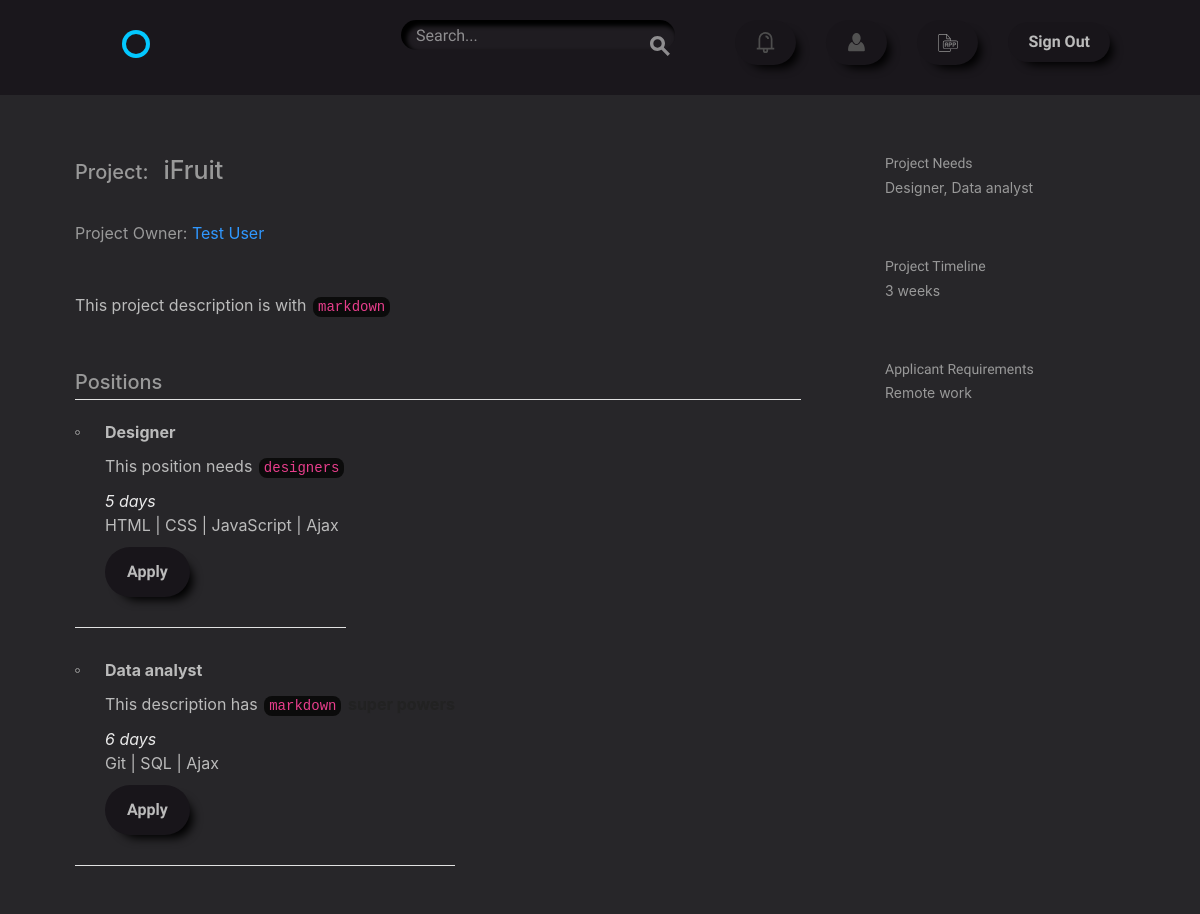
The app's page /project/7/ (signed in) with its own data.
### projects/models.py (models this page shows, shortened)
class Project(models.Model):
    user = models.ForeignKey(settings.AUTH_USER_MODEL,
                             related_name='projects',
                             on_delete=models.CASCADE)
    title = models.CharField(max_length=50)
    description = models.TextField(default='')
    time_estimate = models.CharField(max_length=100)
    requirements = models.CharField(max_length=255)

class Position(models.Model):
    name = models.CharField(max_length=50)
    description = models.TextField(default='')
    project = models.ForeignKey(Project,
                                related_name='positions',
                                on_delete=models.CASCADE)
    time = models.CharField(max_length=30)
    skill = models.ManyToManyField('accounts.Skill',
                                   default='',
                                   related_name='skills')
    def __str__(self):
        return '{}'.format(self.name)

### accounts/models.py (models this page shows, shortened)
class User(AbstractBaseUser, PermissionsMixin):
    username = models.CharField(max_length=50, unique=True)
    email = models.EmailField(unique=True)
    first_name = models.CharField(max_length=50)
    last_name = models.CharField(max_length=50)
    bio = models.TextField(default='')
    avatar = models.ImageField(upload_to='./user_avatar', blank=True)
    date_joined = models.DateTimeField(default=timezone.now)
    is_active = models.BooleanField(default=False)
    is_staff = models.BooleanField(default=False)
    objects = UserManager()
    USERNAME_FIELD = "email"
    REQUIRED_FIELDS = ['username']
    @property
    def full_name(self):
        return '{} {}'.format(self.first_name, self.last_name)
    def __str__(self):
        return self.username

class Skill(models.Model):
    user = models.ForeignKey(User, default='', related_name="profile_skills")
    name = models.CharField(max_length=50)
    def __str__(self):
        return self.name

### projects/views.py (the view)
# urls.py: url(r'project/(?P<pk>\d+)/$', views.ProjectDetailView.as_view(), name='detail'),
class ProjectDetailView(PrM, DetailView):
    model = models.Project
    context_object_name = "project"
    template_name = "projects/project.html"
    prefetch_related = ['positions', 'user', 'positions__apply']
    def get_context_data(self, **kwargs):
        user = self.request.user
        context = super(ProjectDetailView, self).get_context_data(**kwargs)
        positions = models.Position.objects.all()
        context['positions'] = positions.filter(
            project=context['project']).exclude(apply__status=True)
        if str(user) != "AnonymousUser":
            context['applied'] = positions.filter(
                project=context['project'],
                apply__applicant=user)
        else:
            context['applied'] = positions.filter(
                project=context['project']
            )
        return context

### projects/templatetags/extra_tags.py (called while the page is built)
@register.filter('mark_down')
def mark_down(text):
    html_body = markdown2.markdown(text)
    return mark_safe(html_body)

### projects/templates/projects/project.html (shortened to what this page needs)
{% extends "layout.html" %}
{% load static from staticfiles %}
{% load extra_tags %}
{% block content %}
<div class="bounds circle--page circle--article">
    <div class="grid-70">
        <div class="circle--article--header">
            <div class="d-flex justify-content-start">
                <h2 class="circle--article--title pt-2">Project: </h2>
                <h1 class="circle--article--title mx-4 pb-5"> {{ project.title }}</h1>
            </div>
            <p class="circle--article--byline">
                Project Owner: <a class="my-color" href="{% url 'accounts:profile' project.user.id %}">
                {{ project.user.full_name }}</a>
            </p>
        </div>
        <div class="circle--article--body">
            <p>{{ project.description|mark_down }}</p>
        </div>
        <div class="circle--project--positions">
        <h2>Positions</h2>
        <ul class="circle--group--list">
            {% with request.user as self_user %}
            {% for position in positions %}
            <div class="d-flex justify-content-between">
                <li>
                    <p><strong>{{ position.name }}</strong></p>
                    <p>{{ position.description|mark_down }}</p>
                    <i>{{ position.time }}</i>
                    <p>{{ position.skill.all|join:" | " }}</p>
                    {% if position.project.user != self_user %}
                        <div>
                            {% if position not in applied %}
                                <a class="button nav_button" href="{% url 'projects:apply' position.project.id position.id %}">Apply</a>
                            {% else %}
                                <button disabled class="button button-inactive">Applied</button>
                            {% endif %}
                        </div>
                    {% endif %}
                </li>
            </div>
            {% endfor %}
            {% endwith %}
        </ul>
        </div>
    </div>
    <div class="grid-25 grid-push-5">
        <div class="circle--secondary--module">
            <h3>Project Needs</h3>
            <p>{{ positions.all|join:", " }}</p>
        </div>
        <div class="circle--secondary--module">
            <h3>Project Timeline</h3>
            <p>{{ project.time_estimate }}</p>
        </div>
        <div class="circle--secondary--module">
            <h3>Applicant Requirements</h3>
            <p>{{ project.requirements|safe }}</p>
        </div>
    </div>
  </div>
{% endblock %}

### assets/css/global.css (style rules this page uses)
html { font-family: sans-serif; -ms-text-size-adjust: 100%; -webkit-text-size-adjust: 100%; }
body { margin: 0; }
a { background-color: transparent; }
b, strong { font-weight: bold; }
h1 { font-size: 2em; margin: 0.67em 0; }
code, kbd, pre, samp { font-family: monospace, monospace; font-size: 1em; }
html { font-size: 62.5%; }
body { font-size: 1.5em; line-height: 1.6; font-weight: 400; font-family: "Cousine"; color: #666; }
.bounds { max-width: 1080px; margin: 0 auto; }
.grid, .grid-5, .grid-10, .grid-15, .grid-20, .grid-25, .grid-30, .grid-33, .grid-35, .grid-40, .grid-45, .grid-50, .grid-55, .grid-60, .grid-65, .grid-66, .grid-70, .grid-75, .grid-80, .grid-90, .grid-95, .grid-100 { float: left; box-sizing: border-box; position: relative; }
.grid-push-5 { left: 5%; }
.grid-25 { width: 25%; padding: 0 15px; }
.grid-70 { width: 70%; padding: 0 15px; }
h1, h2, h3, h4, h5, h6 { margin-top: 0; margin-bottom: 2rem; font-weight: bold; font-family: "Work Sans", sans-serif; color: #222; }
h1 { font-size: 3.8rem; }
h2 { font-size: 2.4rem; }
h3 { font-size: 1.8rem; }
@media (min-width: 550px) { h1 { font-size: 3.8rem; } }
@media (min-width: 550px) { h2 { font-size: 2.4rem; } }
@media (min-width: 550px) { h3 { font-size: 1.8rem; } }
p { margin-top: 0; font-size: 1.6rem; }
em { color: #222; font-weight: bold; font-style: normal; }
a { color: #689b98; -webkit-transition: color 0.2s; -moz-transition: color 0.2s; -ms-transition: color 0.2s; -o-transition: color 0.2s; transition: color 0.2s; }
.button, button, input[type="submit"], input[type="reset"], input[type="button"] { font-family: "Work Sans", sans-serif; font-size: 1.6rem; padding: 18px 30px; border: 0; margin-right: 10px; border-radius: 8px; font-weight: bold; display: inline-block; white-space: nowrap; box-sizing: border-box; line-height: 1; text-decoration: none; color: #689b98; background: none; box-shadow: 0 0 0 2px #689b98 inset; position: relative; -webkit-transition: 0.2s; -moz-transition: 0.2s; -ms-transition: 0.2s; -o-transition: 0.2s; transition: 0.2s; }
.button { cursor: pointer; }
ul { list-style: circle inside; }
ul { padding-left: 0; margin-top: 0; }
li { margin-bottom: 1rem; font-size: 1.6rem; }
code { padding: 0.2rem 0.5rem; margin: 0 0.2rem; font-size: 90%; white-space: nowrap; background: #F1F1F1; border: 1px solid #e1e1e1; border-radius: 8px; }
button, .button { margin-bottom: 1rem; }
pre, blockquote, dl, figure, table, p, ul, ol, form { margin-bottom: 2.5rem; }
.circle--group--list { border-top: 1px solid #e1e1e1; list-style: none; }
.circle--group--list li { border-bottom: 1px solid #e1e1e1; padding: 2rem 0 2rem 3rem; }
.circle--group--list li:before { content: ""; float: left; margin: 10px 0 0 -30px; width: 5px; height: 5px; border: 1px solid #999; border-radius: 10px; display: block; }
.circle--article--header { margin-bottom: 50px; }
.circle--article--header h1 { margin-bottom: 10px; }
.circle--article--byline { margin: 0; line-height: 1; font-size: 1.6rem; color: #999; }
.circle--secondary--module { margin-bottom: 50px; }
.circle--secondary--module:before, .circle--secondary--module:after { content: " "; display: table; }
.circle--secondary--module:after { clear: both; }
.circle--secondary--module > h1, .circle--secondary--module > h2, .circle--secondary--module > h3, .circle--secondary--module > h4, .circle--secondary--module > h5, .circle--secondary--module > h6 { font-family: "Cousine"; color: rgba(34, 34, 34, 0.3); font-size: 1.4rem; font-weight: normal; }
.circle--secondary--module p { font-size: 1.4rem; color: #999999; }
.circle--page { margin-bottom: 100px; }
.circle--page:before, .circle--page:after { content: " "; display: table; }
.circle--page:after { clear: both; }
.circle--article { padding-top: 30px; }
.circle--article--body { line-height: 1.8; margin-bottom: 50px; }

### assets/css/style.css (style rules this page uses)
.body { color: #eaeaea; background-color: #272629; }
h1, h2, h3, h4, h5 { color: #999! important; }
p { color: #bbb; }
.button, .nav_button { border-radius: 50px! important; box-shadow: 8px 8px 10px -5px black! important; background-color: #18151A! important; color: #bbb! important; padding: 17px 22px 17px 22px; transition: color 400ms ease-in-out, background-color 400ms ease-in-out, box-shadow 400ms ease-in-out; }
.my-color { color:#3098FF !important; }
code { background-color: #0b0b0b; border: 0px solid #3098FF; color: #C000FF; }
li, li::before, li::after { list-style: none! important; }

### records on screen
Project: title "iFruit", user.full_name "Test User", description|mark_down "This project description is with markdown", time_estimate "3 weeks", requirements "Remote work"
Position: name "Designer", description|mark_down "This position needs designers", time "5 days", skill.all "HTML | CSS | JavaScript | Ajax", shows "Apply", all "Designer, Data analyst"
Position: name "Data analyst", description|mark_down "This description has markdown", time "6 days", skill.all "Git | SQL | Ajax", shows "Apply"
